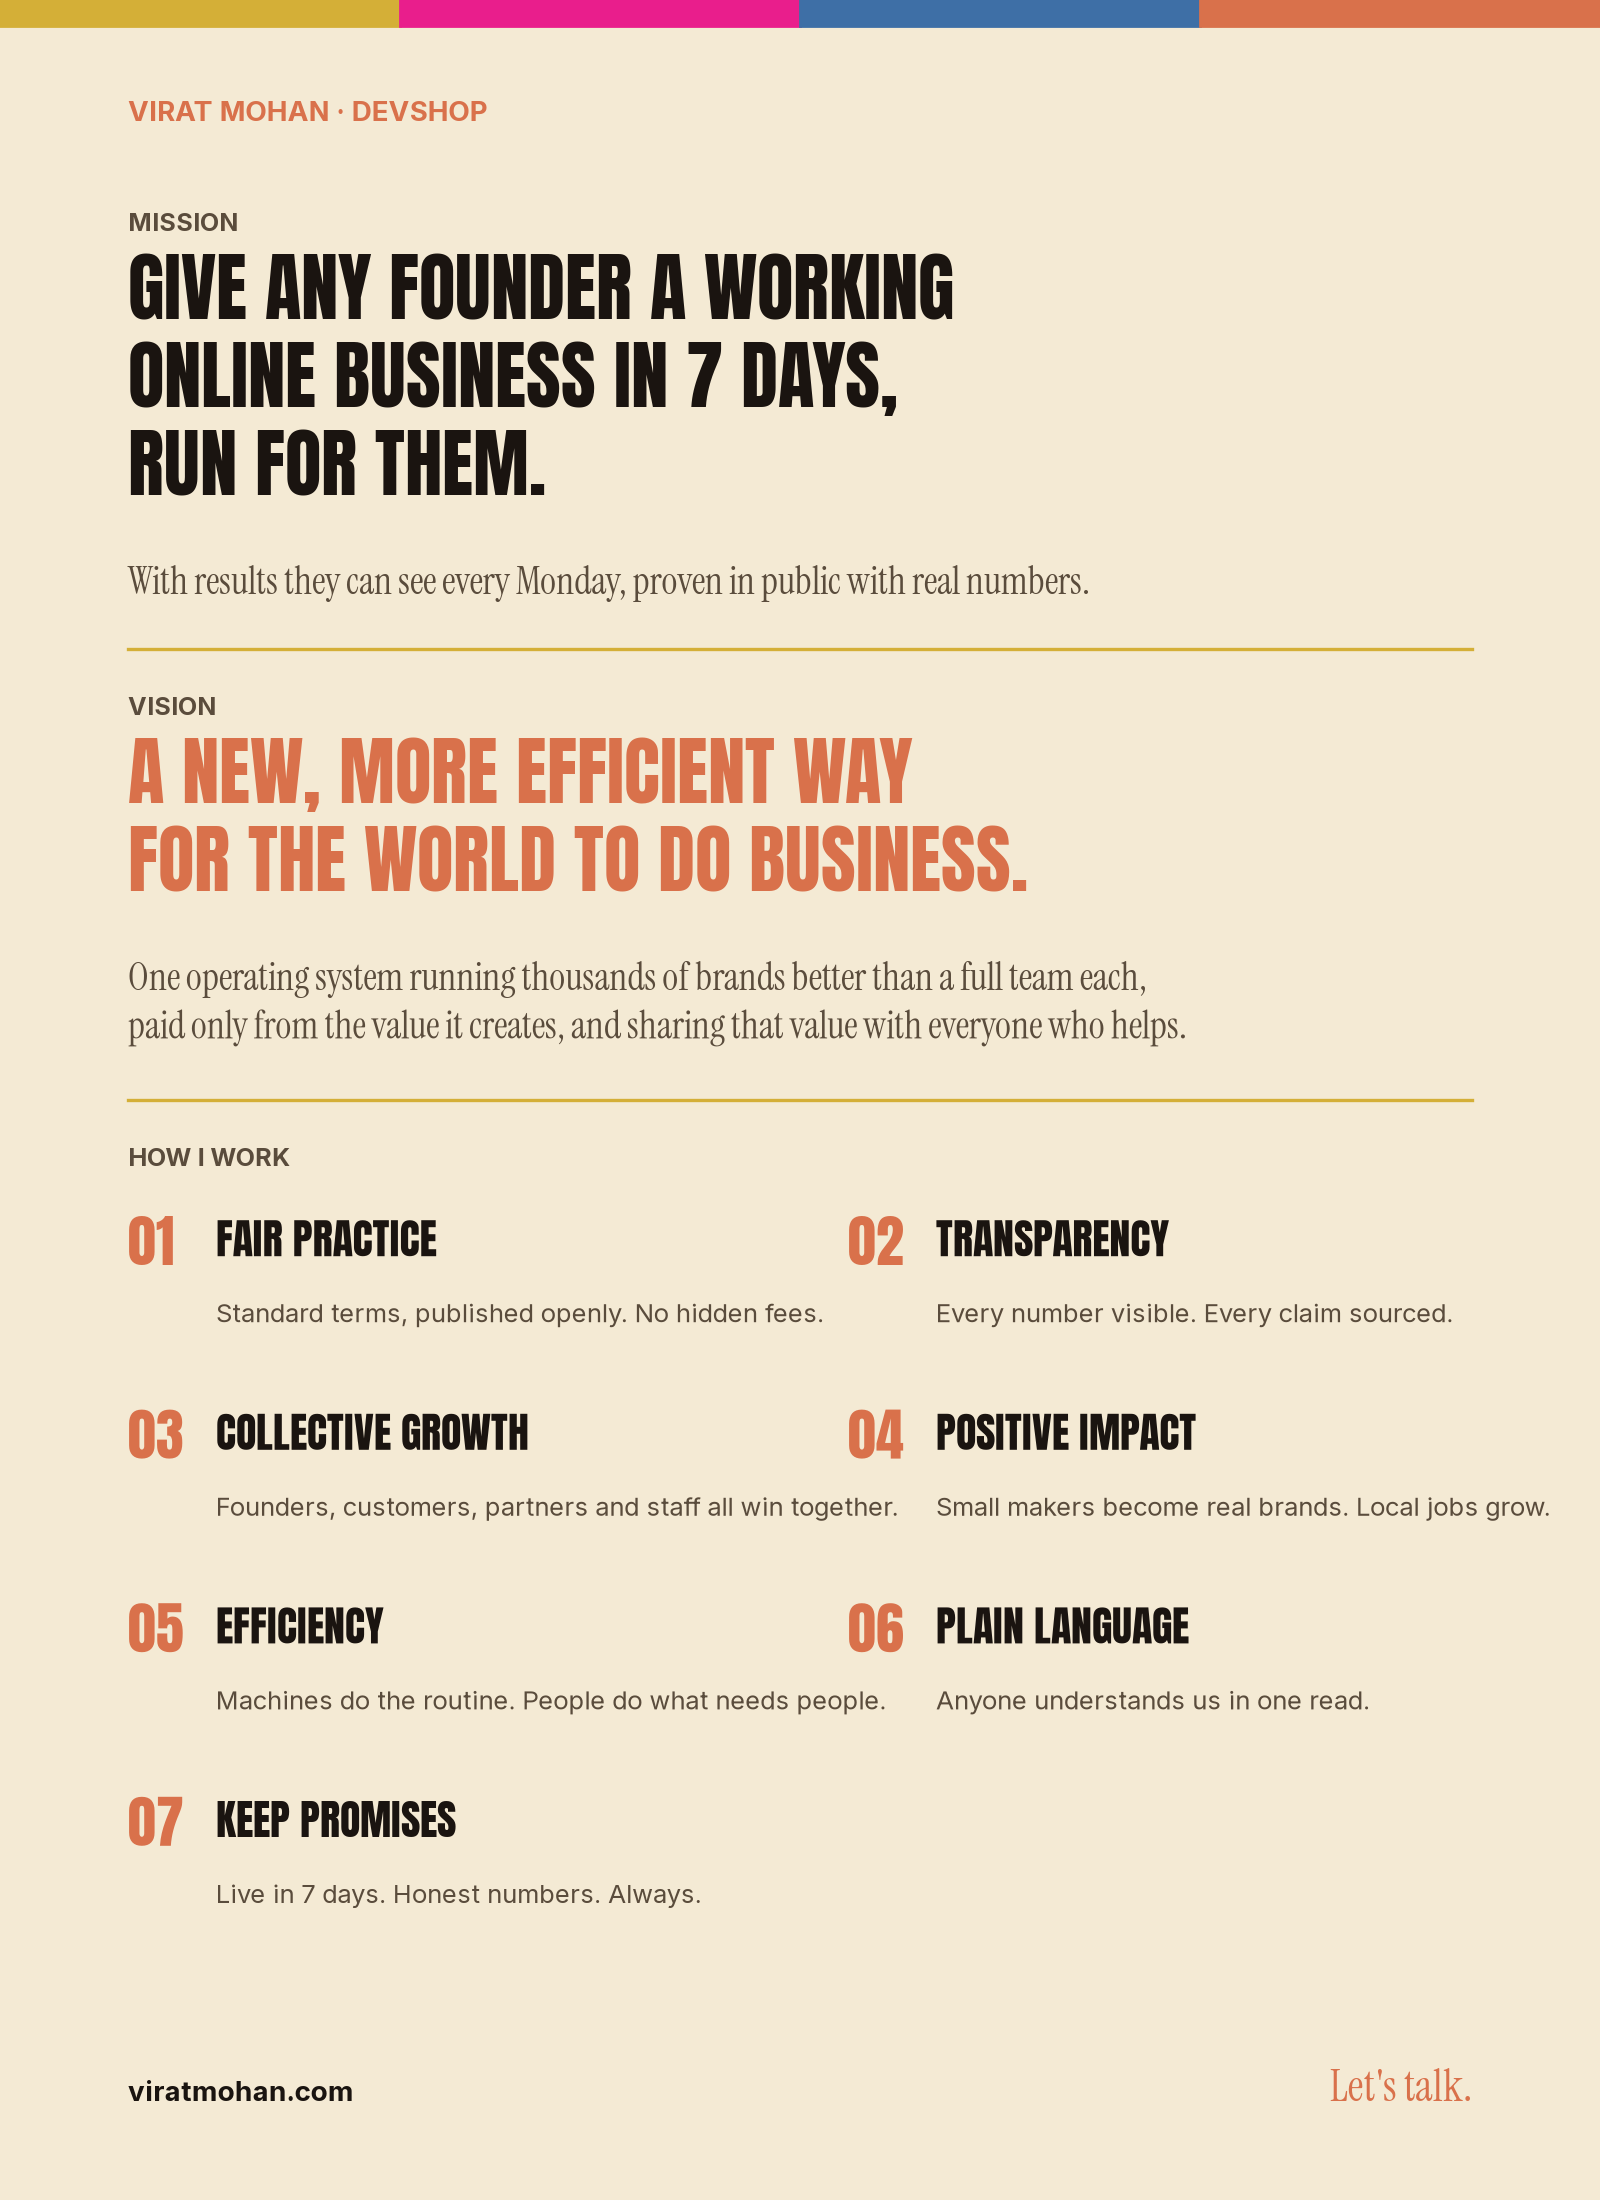

Reproduce this figure in Python.
"""Mission, vision and culture fundamentals poster, viratmohan.com style. 1600x2200."""
import matplotlib.pyplot as plt
from brand import *

W, H = 8, 11
fig = plt.figure(figsize=(W, H))
# colour hairline like the site nav
for i, c in enumerate([GOLD, "#e91e8c", "#3e6fa6", TERRACOTTA]):
    fig.add_artist(plt.Rectangle((i / 4, .988), .25, .012, transform=fig.transFigure, color=c))

fig.text(.08, .945, "VIRAT MOHAN · DEVSHOP", color=TERRACOTTA, fontsize=10, weight="bold")

fig.text(.08, .895, "MISSION", color=DIM, fontsize=9, weight="bold")
for i, l in enumerate(["GIVE ANY FOUNDER A WORKING", "ONLINE BUSINESS IN 7 DAYS,", "RUN FOR THEM."]):
    fig.text(.08, .855 - i * .04, l, family=DISPLAY, fontsize=27, color=INK)
fig.text(.08, .73, "With results they can see every Monday, proven in public with real numbers.",
         family=SERIF, fontsize=13.5, style="italic", color=DIM)

fig.add_artist(plt.Line2D([.08, .92], [.705, .705], color=GOLD, lw=1.2))
fig.text(.08, .675, "VISION", color=DIM, fontsize=9, weight="bold")
for i, l in enumerate(["A NEW, MORE EFFICIENT WAY", "FOR THE WORLD TO DO BUSINESS."]):
    fig.text(.08, .635 - i * .04, l, family=DISPLAY, fontsize=27, color=TERRACOTTA)
fig.text(.08, .55, "One operating system running thousands of brands better than a full team each,",
         family=SERIF, fontsize=13.5, style="italic", color=DIM)
fig.text(.08, .528, "paid only from the value it creates, and sharing that value with everyone who helps.",
         family=SERIF, fontsize=13.5, style="italic", color=DIM)

fig.add_artist(plt.Line2D([.08, .92], [.5, .5], color=GOLD, lw=1.2))
fig.text(.08, .47, "HOW I WORK", color=DIM, fontsize=9, weight="bold")
items = [
    ("Fair practice", "Standard terms, published openly. No hidden fees."),
    ("Transparency", "Every number visible. Every claim sourced."),
    ("Collective growth", "Founders, customers, partners and staff all win together."),
    ("Positive impact", "Small makers become real brands. Local jobs grow."),
    ("Efficiency", "Machines do the routine. People do what needs people."),
    ("Plain language", "Anyone understands us in one read."),
    ("Keep promises", "Live in 7 days. Honest numbers. Always."),
]
for i, (t, d) in enumerate(items):
    col, row = i % 2, i // 2
    x = .08 + col * .45; y = .425 - row * .088
    fig.text(x, y, f"{i+1:02d}", family=DISPLAY, fontsize=20, color=TERRACOTTA)
    fig.text(x + .055, y + .004, t.upper(), family=DISPLAY, fontsize=15, color=INK)
    fig.text(x + .055, y - .026, d, fontsize=9.2, color=DIM, wrap=True)

fig.text(.08, .045, "viratmohan.com", fontsize=10, weight="bold", color=INK)
fig.text(.92, .045, "Let's talk.", family=SERIF, fontsize=16, style="italic", color=TERRACOTTA, ha="right")
fig.savefig("mission-poster.png", dpi=200)
